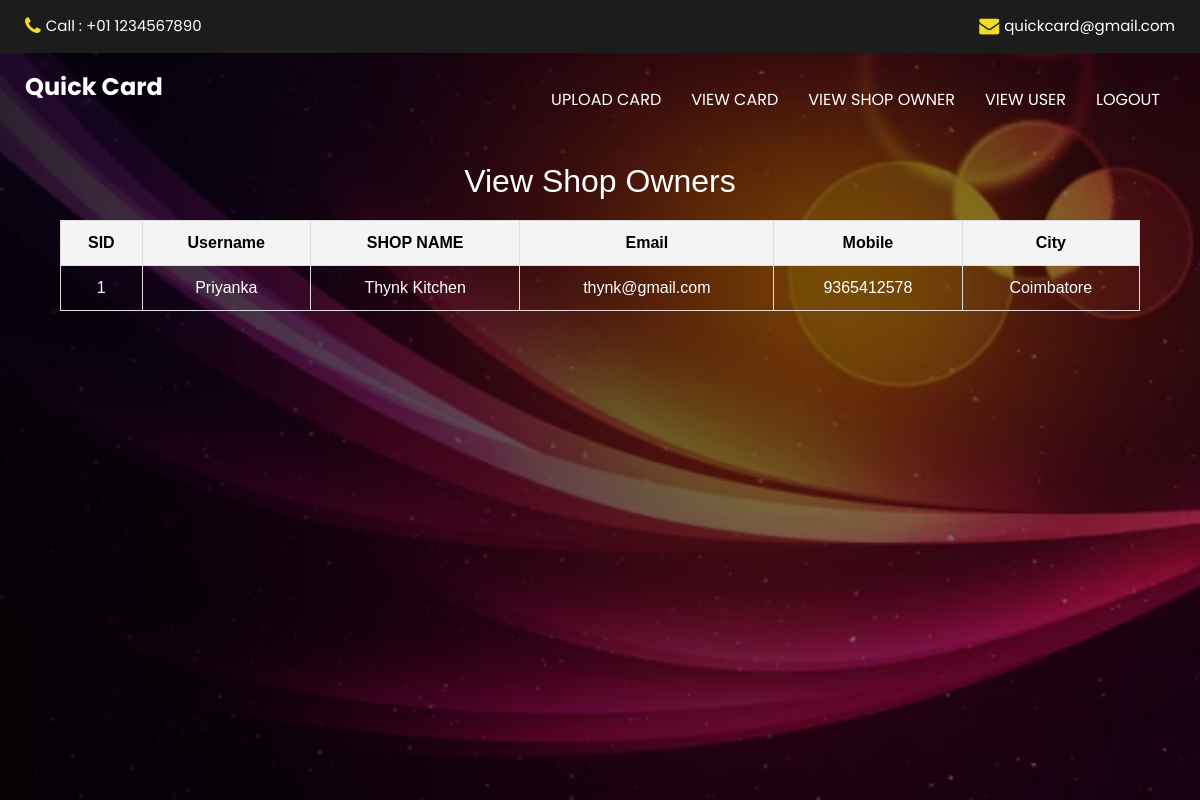
Page /vowner.php on the committed database.
### tables this page shows
CREATE TABLE IF NOT EXISTS `shop_owner` (
`sid` int(11) NOT NULL,
  `username` varchar(50) NOT NULL,
  `password` varchar(50) NOT NULL,
  `shop_name` varchar(50) NOT NULL,
  `mobile` bigint(50) NOT NULL,
  `email` varchar(50) NOT NULL,
  `city` varchar(50) NOT NULL
);

### vowner.php (the view, shortened to what this page needs)
<?php
include "header.php";
include "nav.php";
include "config.php";
?>
<!DOCTYPE html>
<html lang="en">
<head>
</head>
<body>
<div class="table-container">
    <h2>View Shop Owners</h2>
    <table>
        <thead>
            <tr>
                <th>SID</th>
                <th>Username</th>
                <th>SHOP NAME</th>
                <th>Email</th>
                <th>Mobile</th>
                <th>City</th>
            </tr>
        </thead>
        <tbody>
            <?php
            $sql = "SELECT * FROM shop_owner";
            $result = mysqli_query($conn, $sql);
            if (mysqli_num_rows($result) > 0) {
                while ($row = mysqli_fetch_assoc($result)) {
                    echo "<tr>";
                    echo "<td>" . $row['sid'] . "</td>";
                    echo "<td>" . $row['username'] . "</td>";
                    echo "<td>" . $row['shop_name'] . "</td>";
                    echo "<td>" . $row['email'] . "</td>";
                    echo "<td>" . $row['mobile'] . "</td>";
                    echo "<td>" . $row['city'] . "</td>";
                    echo "</tr>";
                }
            } else {
                echo "<tr><td colspan='7'>No records found</td></tr>";
            }
            ?>
        </tbody>
    </table>
</div>
</body>
</html>

### css/style.css (style rules this page uses)
body { font-family: "Poppins", sans-serif; color: #0c0c0c; background-color: #ffffff; }

### vowner.php (style rules this page uses)
.table-container { width: 90%; margin: 20px auto; font-family: Arial, sans-serif; }
table { width: 100%; border-collapse: collapse; margin-top: 20px; }
table th, table td { border: 1px solid #ddd; padding: 10px; text-align: center; color: white; }
table th { background-color: #f4f4f4; font-weight: bold; color: black; }
h2 { text-align: center; margin-top: 20px; color: white; }

### rows in the picture
shop_owner: sid "1", username "Priyanka", shop_name "Thynk Kitchen", email "thynk@gmail.com", mobile "9365412578", city "Coimbatore"
